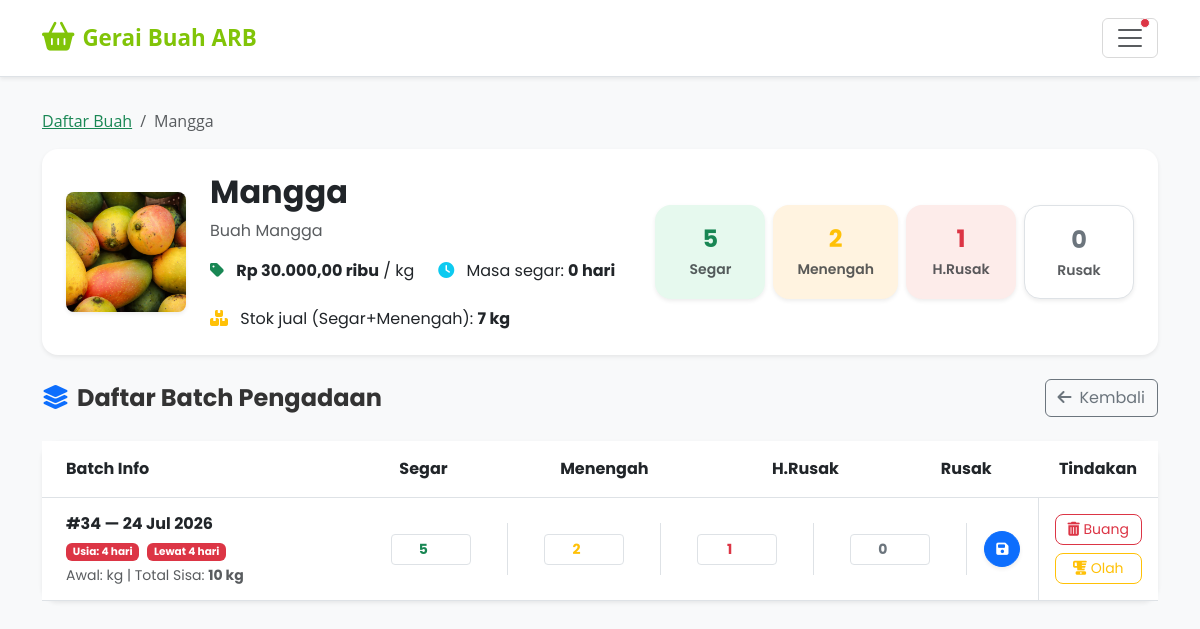
The page /karyawan/buah/9/detail/ (signed in) on the database as committed earlier.
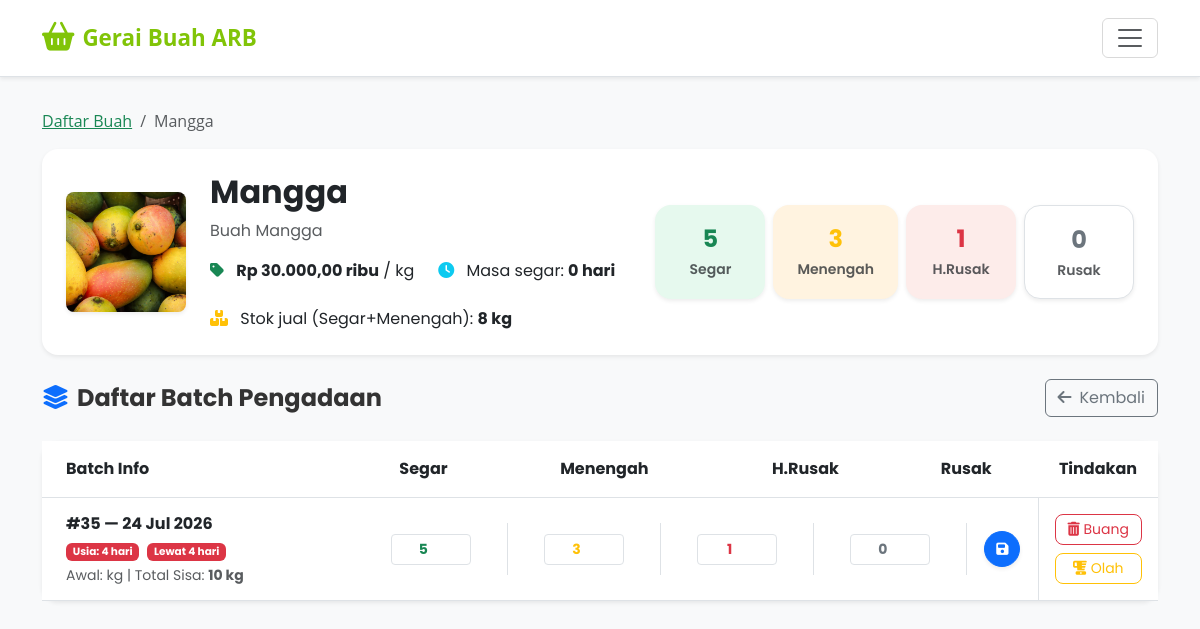
The same page on the database as committed later.
### core/models.py (models this page shows, shortened)
class Buah(models.Model):
    idBuah = models.AutoField(primary_key=True)
    namaBuah = models.CharField(max_length=50)
    fotoBuah = models.ImageField(upload_to='buah_images/')
    hargaBuah = models.DecimalField(max_digits=8, decimal_places=2)  # dalam ribu rupiah
    deskripsiBuah = models.TextField()
    lamaKesegaraan = models.IntegerField()  # dalam hari max_length=2
    class Meta:
        verbose_name_plural = "Buah"
    @property
    def stokBuah(self):
        return sum(
            (d.qty_segar + d.qty_menengah) for d in self.detail_pengadaan.filter(status=True)
        )
    @property
    def stokPerGrade(self):
        stok = {'segar': 0, 'menengah': 0, 'hampir_rusak': 0, 'rusak': 0}
        for d in self.detail_pengadaan.filter(status=True):
            stok['segar'] += d.qty_segar
            stok['menengah'] += d.qty_menengah
            stok['hampir_rusak'] += d.qty_hampir_rusak
            stok['rusak'] += d.qty_rusak
        return stok

class DetailPengadaan(models.Model):
    idDetailPengadaan = models.AutoField(primary_key=True)
    idPengadaan = models.ForeignKey(Pengadaan, on_delete=models.CASCADE)
    idBuah = models.ForeignKey(Buah, on_delete=models.CASCADE, related_name="detail_pengadaan")
    qty_segar = models.IntegerField(default=0)
    qty_menengah = models.IntegerField(default=0)
    qty_hampir_rusak = models.IntegerField(default=0)
    qty_rusak = models.IntegerField(default=0)
    kuantitas = models.IntegerField(default=0, help_text="Kuantitas total kotor nota")
    subHarga = models.DecimalField(max_digits=9, decimal_places=2, default=0)  # dalam ribu rupiah
    tanggalMasuk = models.DateField(auto_now_add=True)
    status = models.BooleanField(default=True)
    @property
    def stok_sisa(self):
        return self.qty_segar + self.qty_menengah + self.qty_hampir_rusak + self.qty_rusak
    class Meta:
        verbose_name_plural = "Detail Pengadaan"

### core/karyawan_views.py (the view)
# urls.py: path('buah/<int:id_buah>/detail/', karyawan_views.buah_detail, name='karyawan_buah_detail'),
@karyawan_required
def buah_detail(request, id_buah):
    buah = get_object_or_404(Buah, pk=id_buah)
    from datetime import date
    batches = buah.detail_pengadaan.all().order_by('status', 'tanggalMasuk')
    batch_data = []
    for b in batches:
        hari_berjalan = (date.today() - b.tanggalMasuk).days
        sisa_hari = buah.lamaKesegaraan - hari_berjalan
        batch_data.append({
            'batch': b,
            'hari_berjalan': hari_berjalan,
            'sisa_hari': sisa_hari,
        })
    context = {
        'buah': buah,
        'batch_data': batch_data,
    }
    return render(request, 'core/karyawan/buah_detail.html', context)

### core/context_processors.py (called while the page is built, shortened)
def kesegaran_alert(request):
    kritis_buah = []
    peringatan_buah = []
    total_alerts = 0
    default_context = {
        'kritis_buah': kritis_buah,
        'peringatan_buah': peringatan_buah,
        'total_alerts': total_alerts,
    }
    if not request.user.is_authenticated or not request.user.is_staff:
        return default_context
    from django.urls import resolve
    try:
        resolved = resolve(request.path)
        if resolved.url_name != 'index' or not resolved.app_name == 'admin':
            return default_context
    except Exception:
        return default_context

def global_karyawan_alerts(request):
    badge_pesanan_baru = Pembelian.objects.filter(statusPembelian='Menunggu').count()
    return {
        'badge_pesanan_baru': badge_pesanan_baru
    }

### core/karyawan_views.py (called while the page is built)
def karyawan_required(view_func):
    @wraps(view_func)
    def _wrapped_view(request, *args, **kwargs):
        if 'karyawan_id' not in request.session:
            messages.error(request, 'Silakan login terlebih dahulu untuk mengakses portal karyawan.')
            return redirect('karyawan_login')
        return view_func(request, *args, **kwargs)
    return _wrapped_view

### core/templates/core/karyawan/buah_detail.html (shortened to what the changed rows need)
{% extends 'core/karyawan/base.html' %}
{% load humanize %}
{% block content %}
<nav aria-label="breadcrumb" class="mb-3">
    <ol class="breadcrumb">
        <li class="breadcrumb-item"><a href="{% url 'karyawan_buah_list' %}" class="text-success">Daftar Buah</a></li>
        <li class="breadcrumb-item active">{{ buah.namaBuah }}</li>
    </ol>
</nav>
<div class="card border-0 shadow-sm rounded-4 mb-4" style="font-family: 'Poppins', sans-serif;">
    <div class="card-body p-4">
        <div class="row align-items-center">
            <div class="col-auto">
                {% if buah.fotoBuah %}
                    <img src="{{ buah.fotoBuah.url }}" alt="{{ buah.namaBuah }}"
                         class="rounded-3 shadow-sm" style="width:120px;height:120px;object-fit:cover;">
                {% endif %}
            </div>
            <div class="col">
                <h2 class="fw-bold mb-2">{{ buah.namaBuah }}</h2>
                <p class="text-muted mb-3">{{ buah.deskripsiBuah }}</p>
                <div class="d-flex flex-wrap gap-4">
                    <span class="fs-6"><i class="fa-solid fa-tag text-success me-2"></i>
                        <strong>Rp {{ buah.hargaBuah|intcomma }} ribu</strong> / kg
                    </span>
                    <span class="fs-6"><i class="fa-solid fa-clock text-info me-2"></i>
                        Masa segar: <strong>{{ buah.lamaKesegaraan }} hari</strong>
                    </span>
                    <span class="fs-6"><i class="fa-solid fa-boxes-stacked text-warning me-2"></i>
                        Stok jual (Segar+Menengah): <strong>{{ buah.stokBuah }} kg</strong>
                    </span>
                </div>
            </div>
            <div class="col-12 col-md-auto mt-4 mt-md-0">
                <div class="d-flex flex-wrap gap-2 justify-content-md-end">
                    {% with gr=buah.stokPerGrade %}
                    <div class="text-center px-4 py-3 rounded-4 shadow-sm" style="background:#fff3e0; min-width:110px;">
                        <div class="fw-bold text-warning fs-4">{{ gr.menengah }}</div>
                        <small class="text-muted fw-semibold">Menengah</small>
                    </div>
                    {% endwith %}
                </div>
            </div>
        </div>
    </div>
</div>
<div class="card border-0 shadow-sm rounded-4 mb-5" style="font-family: 'Poppins', sans-serif;">
    <div class="table-responsive">
        <table class="table table-hover align-middle mb-0">
            <thead class="text-white text-center align-middle" style="background-color: #81C408 !important;">
                <tr>
                    <th class="ps-4 py-3 text-start">Batch Info</th>
                    <th class="py-3">Segar</th>
                    <th class="py-3">Menengah</th>
                    <th class="py-3">H.Rusak</th>
                    <th class="py-3">Rusak</th>
                    <th class="py-3" style="width:120px;">Tindakan</th>
                </tr>
            </thead>
            <tbody>
                {% for item in batch_data %}
                {% with batch=item.batch %}
                <tr class="{% if not batch.status %}table-secondary text-muted{% endif %}">
                    <td class="ps-4">
                        <div class="fw-bold">#{{ batch.idDetailPengadaan }} — {{ batch.tanggalMasuk|date:"d M Y" }}</div>
                        <div class="small mt-1">
                            <span class="badge {% if item.hari_berjalan >= buah.lamaKesegaraan %}bg-danger{% elif item.sisa_hari <= buah.lamaKesegaraan|floatformat:0|add:'0'|divisibleby:4 %}bg-warning text-dark{% else %}bg-light text-dark border{% endif %}">
                                Usia: {{ item.hari_berjalan }} hari
                            </span>
                            {% if item.sisa_hari <= 0 %}
                                <span class="badge bg-danger ms-1">Lewat {{ item.sisa_hari|cut:"-" }} hari</span>
                            {% elif item.sisa_hari <= 3 %}
                                <span class="badge bg-warning text-dark ms-1">{{ item.sisa_hari }} hari lagi</span>
                            {% else %}
                                <span class="badge bg-light text-dark border ms-1">{{ item.sisa_hari }} hari lagi</span>
                            {% endif %}
                            <div class="mt-1 text-muted">Awal: {{ batch.kuantitas_awal }} kg | Total Sisa: <strong>{{ batch.kuantitas }} kg</strong></div>
                        </div>
                    </td>
                    {% if batch.status %}
                    <td colspan="4" class="p-0">
                        <form action="{% url 'karyawan_update_qty' batch.idDetailPengadaan %}" method="POST" class="m-0 p-0 h-100">
                            <div class="d-flex w-100 h-100">
                                <div class="flex-fill p-2 border-end text-center d-flex align-items-center justify-content-center">
                                    <input type="number" name="qty_segar" class="form-control form-control-sm text-center fw-bold text-success" value="{{ batch.qty_segar }}" min="0" style="max-width:80px;">
                                </div>
                                <div class="flex-fill p-2 border-end text-center d-flex align-items-center justify-content-center">
                                    <input type="number" name="qty_menengah" class="form-control form-control-sm text-center fw-bold text-warning" value="{{ batch.qty_menengah }}" min="0" style="max-width:80px;">
                                </div>
                                <div class="flex-fill p-2 border-end text-center d-flex align-items-center justify-content-center">
                                    <input type="number" name="qty_hampir_rusak" class="form-control form-control-sm text-center fw-bold text-danger" value="{{ batch.qty_hampir_rusak }}" min="0" style="max-width:80px;">
                                </div>
                                <div class="flex-fill p-2 border-end text-center d-flex align-items-center justify-content-center">
                                    <input type="number" name="qty_rusak" class="form-control form-control-sm text-center fw-bold text-secondary" value="{{ batch.qty_rusak }}" min="0" style="max-width:80px;">
                                </div>
                                <div class="p-2 d-flex align-items-center justify-content-center" style="width: 70px;">
                                    <button type="submit" class="btn btn-primary btn-sm rounded-circle shadow-sm" title="Simpan Alokasi" style="width: 36px; height: 36px;">
                                        <i class="fa-solid fa-save"></i>
                                    </button>
                                </div>
                            </div>
                        </form>
                    </td>
                    <td class="text-center p-3 border-start">
                        <div class="d-flex flex-column gap-2 justify-content-center">
                            <button class="btn btn-sm btn-outline-danger rounded-3"
                                    data-bs-toggle="modal"
                                    data-bs-target="#modalKerusakan{{ batch.idDetailPengadaan }}"
                                    title="Catat Kerusakan (Buang)">
                                <i class="fa-solid fa-trash-can"></i> Buang
                            </button>
                            <button class="btn btn-sm btn-outline-warning rounded-3"
                                    data-bs-toggle="modal"
                                    data-bs-target="#modalOlahan{{ batch.idDetailPengadaan }}"
                                    title="Catat Produk Olahan">
                                <i class="fa-solid fa-blender"></i> Olah
                            </button>
                        </div>
                    </td>
                    {% endif %}
                </tr>
                {% endwith %}
                {% endfor %}
            </tbody>
        </table>
    </div>
</div>
{% endblock %}

Rows that differ between the two databases and show on the page:
removed DetailPengadaan: batch.idDetailPengadaan "34", batch.tanggalMasuk "24 Jul 2026", hari_berjalan "4", sisa_hari "4", batch.kuantitas "10", qty_segar "5", qty_menengah "2", qty_hampir_rusak "1", qty_rusak "0"
computed for Buah "Mangga": stokBuah "7" → "8"
added DetailPengadaan: batch.idDetailPengadaan "35", batch.tanggalMasuk "24 Jul 2026", hari_berjalan "4", sisa_hari "4", batch.kuantitas "10", qty_segar "5", qty_menengah "3", qty_hampir_rusak "1", qty_rusak "0"
Other text that changed with them:
{{ gr.menengah }}: "2" → "3"
